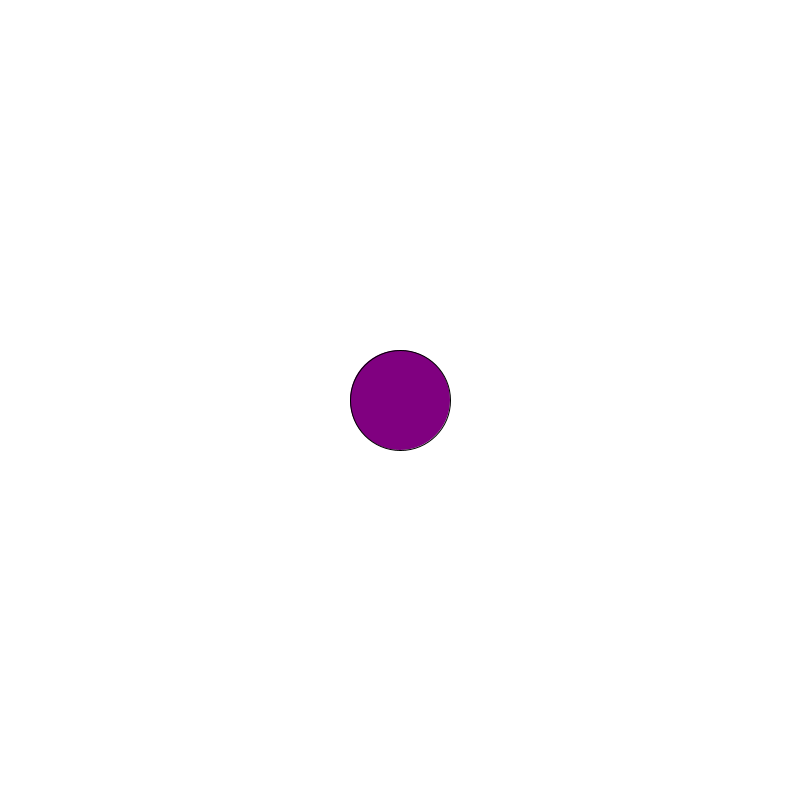
Frame 1 (no input)
Frame 60 (the mouse pressed at the canvas centre just before this capture): identical to frame 1, image omitted
Frame 120 (the mouse held since frame 60 and released just before this capture): identical to frame 1, image omitted

The Processing sketch that drew this single still picture (run headless with seeded random() and noise(); from frame 60 on, the mouse is pressed at the canvas centre):

// Processing sketch: preg12
// ── preg12.pde
color r = color(255, 0, 0);
color b = color(0, 0, 255);
color c;

void setup() {
  size(800, 800);
  c = mescla(r, b);
}

void draw() {
  background(255);
  fill(c);
  circle(width/2, height/2, 100);
}

color mescla(color c1, color c2) {
  return lerpColor(c1, c2, 0.5);
}
